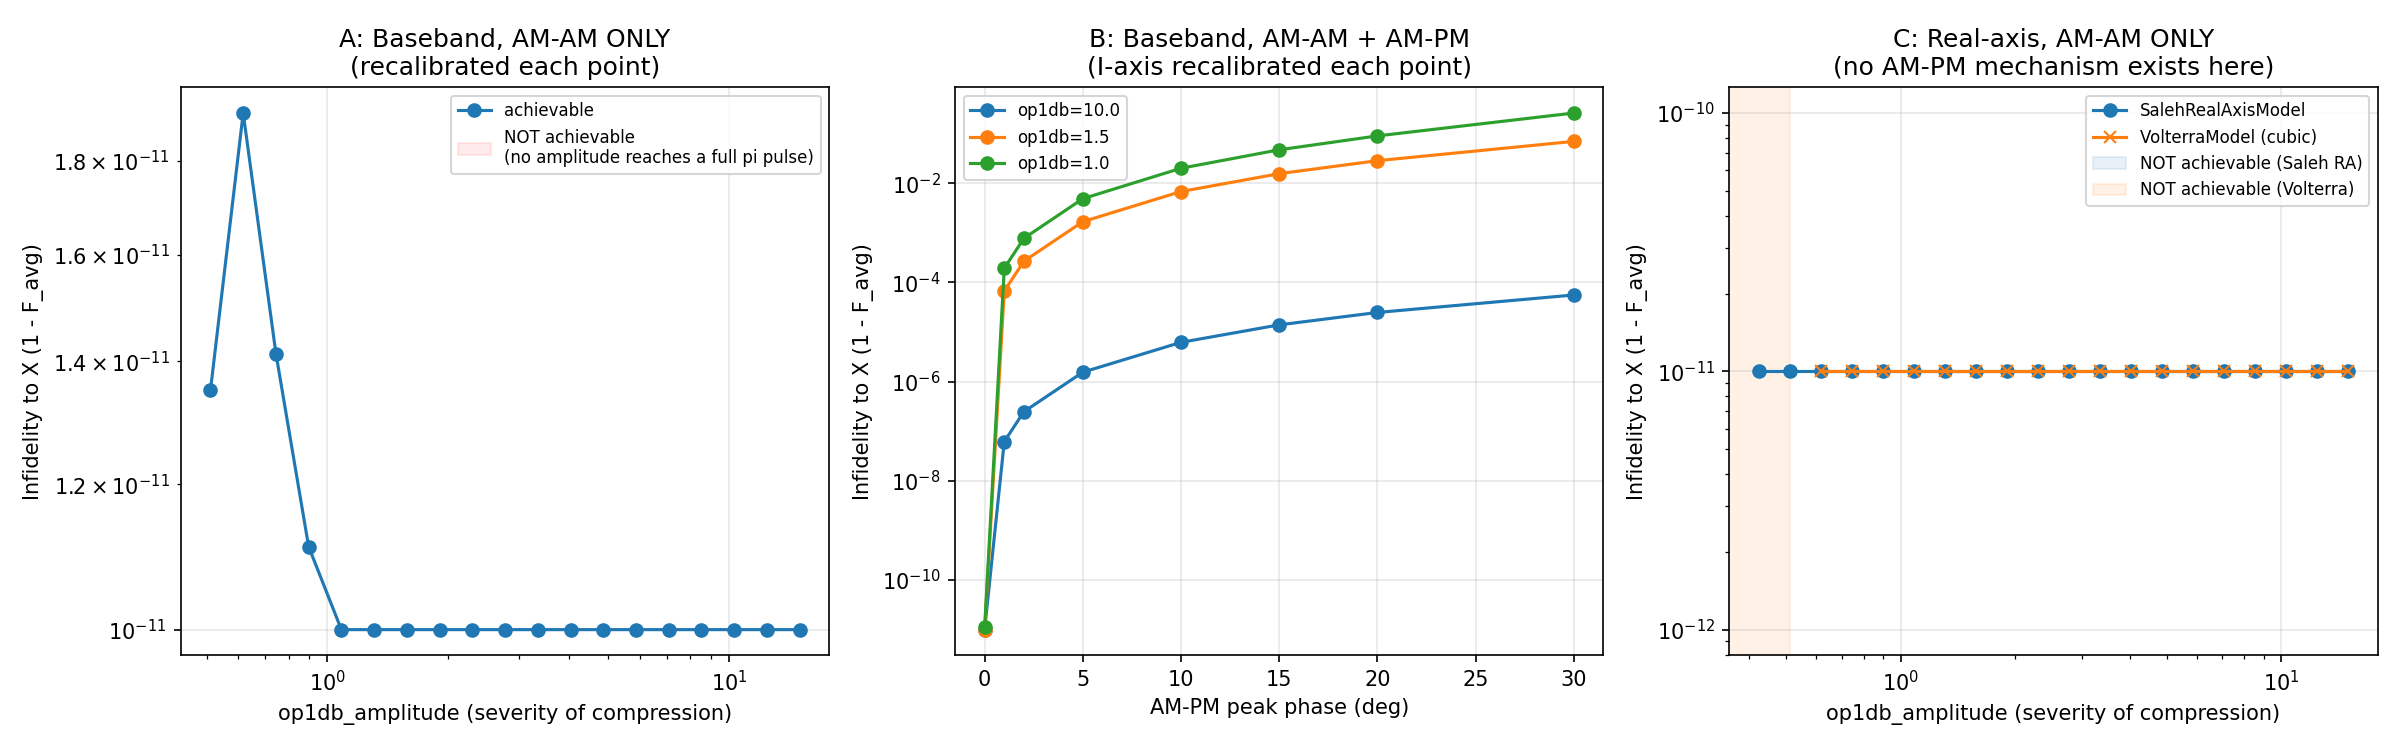

Write Python code to recreate this figure.
"""
examples/nonlinearity_fidelity_demo.py
=======================================
Investigation tool: in what regime does a real amplifier nonlinearity
actually limit two-level qubit gate fidelity? Is it AM-AM (real gain
compression) alone, only AM-PM (phase-vs-amplitude distortion), or only
once you're driving near/beyond the 1dB compression point?

Uses the same SI-QFI -> QuTiP pipeline as examples/rabi_oscillation_demo.py
(tests/test_schematic_basic.si, a plain resonant 2-level qubit), but now
with a REAL nonlinear node (Saleh AM-AM/AM-PM in complex_baseband mode;
Saleh real-axis and Volterra -- both AM-AM only, see nonlinear/saleh.py and
nonlinear/volterra.py module docstrings -- in real_axis mode) at
"DriverOutput", swept across compression depth (op1db_amplitude) and, for
the baseband Saleh case, AM-PM peak phase.

At every sweep point, the drive amplitude is SELF-CALIBRATED through the
actual nonlinearity (see calibrate_and_run() below) to hit exactly a pi
pulse area on the I axis -- i.e. "what fidelity do you get if you correctly
recalibrate your pulse for the amplifier you actually have", not "what
fidelity do you get if you assumed a linear amplifier and didn't
recalibrate". Both are legitimate questions; this script answers the first
one, which isolates whatever DISTORTION (not just miscalibration) the
nonlinearity introduces.

Run: python examples/nonlinearity_fidelity_demo.py
Requires: SignalIntegrity, QuTiP, matplotlib.
"""
from __future__ import annotations

import warnings
from pathlib import Path

import numpy as np
import qutip
from scipy.signal import fftconvolve

from si_qfi.schematic import loader as si_loader
from si_qfi.schematic import transfer_function as si_tf
from si_qfi.simulation import engine
from si_qfi.source.waveform import SourceWaveform, build_gaussian_envelope
from si_qfi.nonlinear.saleh import SalehModel, SalehRealAxisModel
from si_qfi.nonlinear.volterra import VolterraModel
from si_qfi import quantum

SCHEMATIC_PATH = (Path(__file__).parent.parent / "tests" / "test_schematic_basic.si").resolve()

CARRIER_GHZ = 5.0
ETA = 2 * np.pi * 10e6
DURATION_S = 100e-9
SIGMA_S = DURATION_S / 6
# 8 GSa/s, not 2 -- deep AM-AM compression reshapes the pulse into a
# sharper, more flat-topped waveform (compresses the peak much more than
# the low-amplitude edges) that a coarser envelope grid under-resolves for
# QuTiP's cubic-spline/ODE solve. Confirmed directly: at 2 GSa/s, deep
# compression alone (no AM-PM at all) produced a spurious ~1e-6 infidelity
# that is NUMERICAL, not physical -- it shrinks to ~1e-11 (float64 floor)
# at 8 GSa/s and stays there, with no further physics to find. Without
# this, Panel A's "pure AM-AM never limits fidelity" story would show a
# fake bump that looks like real physics but isn't.
FS_ENVELOPE = 8e9
LPF_CUTOFF_HZ = 500e6
NL_LABEL = "DriverOutput"


# ---------------------------------------------------------------------------
# Calibration machinery (see tests/test_quantum_nonlinear.py for the full
# rationale -- theta(scale) is NOT monotonic for a Saleh/Volterra AM-AM
# curve pushed far enough, so this brackets the RISING branch via a coarse
# scan before bisecting, and reports "not achievable" rather than
# converging to a wrong point if the target is out of reach entirely).
# ---------------------------------------------------------------------------

def _source_from_shape(shape: np.ndarray, fs: float, carrier_ghz: float) -> SourceWaveform:
    from SignalIntegrity.Lib.TimeDomain.Waveform.Waveform import Waveform
    from SignalIntegrity.Lib.TimeDomain.Waveform.TimeDescriptor import TimeDescriptor

    n = len(shape)
    envelope = Waveform(TimeDescriptor(0.0, n, fs), list(shape.astype(complex)))
    return SourceWaveform(carrier_freq_ghz=carrier_ghz, envelope=envelope)


def _pre_nl_waveform(schematic, source, mode, mid_label=NL_LABEL):
    raw = si_tf._extract_single_tf(schematic.si_app, schematic.source_label, mid_label, schematic.source_label)
    h = si_tf.compute_impulse_response(raw, mode, fs=source.fs, carrier_hz=source.carrier_freq_hz).h
    if mode == "real_axis":
        fs_native = si_tf.native_sample_rate(raw)
        _, v_initial = source.rf_waveform_at(fs_native)
        fs_out = fs_native
    else:
        v_initial = source.envelope_complex
        fs_out = source.fs
    return np.convolve(v_initial, h, mode="full"), fs_out


def _segment_h(schematic, source, mode, label_in, label_out):
    raw = si_tf._extract_single_tf(schematic.si_app, label_in, label_out, schematic.source_label)
    return si_tf.compute_impulse_response(raw, mode, fs=source.fs, carrier_hz=source.carrier_freq_hz).h


def calibrate_and_run(
    schematic, mode, nl_model_fn, target_theta=np.pi,
    lpf_cutoff_hz=None, scale_lo=1e-4, scale_hi=500.0, n_scan=60, n_bisect=30,
):
    """
    Self-calibrate a Gaussian I-only pulse to hit target_theta radians of
    rotation through nl_model_fn()'s actual nonlinearity, then run the full
    engine.run() pipeline once at that amplitude.

    Returns (result_or_None, achieved: bool, theta_hit_or_max_achievable).
    """
    ref_shape = build_gaussian_envelope(DURATION_S, SIGMA_S, FS_ENVELOPE, amp=1.0)
    source_ref = _source_from_shape(ref_shape, FS_ENVELOPE, CARRIER_GHZ)
    v_pre, fs_pre = _pre_nl_waveform(schematic, source_ref, mode)
    h_post = _segment_h(schematic, source_ref, mode, NL_LABEL, schematic.qubit_probe_label)

    def theta_for_scale(scale):
        nl_model = nl_model_fn()
        if mode == "complex_baseband":
            v_nl = nl_model.apply_baseband(v_pre * scale)
        else:
            v_nl = nl_model.apply_real_axis(v_pre * scale)
        v_post = fftconvolve(v_nl, h_post, mode="full")
        t = np.arange(len(v_post)) / fs_pre
        if mode == "complex_baseband":
            env_i = np.real(v_post)
        else:
            env_i, _ = quantum.demodulate(v_post, t, CARRIER_GHZ * 1e9, lpf_cutoff_hz)
        return float(ETA * np.trapz(env_i, t)), v_post

    with warnings.catch_warnings():
        warnings.simplefilter("ignore", UserWarning)
        scales = np.geomspace(scale_lo, scale_hi, n_scan)
        thetas = np.array([theta_for_scale(s)[0] for s in scales])
        achievable_max = float(np.max(thetas))
        idx = int(np.argmax(thetas >= target_theta))
        if thetas[idx] < target_theta:
            return None, False, achievable_max

        lo, hi = scales[max(idx - 1, 0)], scales[idx]
        for _ in range(n_bisect):
            mid = 0.5 * (lo + hi)
            th, _ = theta_for_scale(mid)
            if th < target_theta:
                lo = mid
            else:
                hi = mid
        scale = 0.5 * (lo + hi)
        theta_hit, v_post_hit = theta_for_scale(scale)

    peak_at_nl = float(np.max(np.abs(v_pre * scale)))

    cal_shape = ref_shape * scale
    source_cal = _source_from_shape(cal_shape, FS_ENVELOPE, CARRIER_GHZ)
    nl_spec = {NL_LABEL: nl_model_fn.spec()}
    with warnings.catch_warnings():
        warnings.simplefilter("ignore", UserWarning)
        result = engine.run(
            schematic, source_cal, nonlinear=nl_spec, noise=None, n_realizations=1, mode=mode,
        )
    return result, True, (theta_hit, peak_at_nl)


class SalehSpec:
    def __init__(self, op1db, enable_am_pm=False, am_pm_peak_deg=0.0):
        self.op1db, self.enable_am_pm, self.am_pm_peak_deg = op1db, enable_am_pm, am_pm_peak_deg

    def __call__(self):
        return SalehModel.from_op1db_oip3(
            op1db_amplitude=self.op1db,
            enable_am_pm=self.enable_am_pm, am_pm_peak_deg=self.am_pm_peak_deg,
        )

    def spec(self):
        d = {"model": "saleh", "op1db_amplitude": self.op1db}
        if self.enable_am_pm:
            d["enable_am_pm"] = True
            d["am_pm_peak_deg"] = self.am_pm_peak_deg
        return d


class SalehRealAxisSpec:
    def __init__(self, op1db):
        self.op1db = op1db

    def __call__(self):
        return SalehRealAxisModel.from_op1db_oip3(op1db_amplitude=self.op1db)

    def spec(self):
        return {"model": "saleh", "op1db_amplitude": self.op1db}


class VolterraSpec:
    def __init__(self, op1db):
        self.op1db = op1db

    def __call__(self):
        return VolterraModel(option="describing", op1db_amplitude=self.op1db, memory_depth=0)

    def spec(self):
        return {"model": "volterra", "option": "describing",
                "op1db_amplitude": self.op1db, "memory_depth": 0}


def fidelity_at(schematic, mode, nl_model_fn, qmodel, lpf_cutoff_hz=None):
    """Returns (infidelity, achieved, peak_dB_above_op1db) for one sweep point."""
    result, achieved, extra = calibrate_and_run(schematic, mode, nl_model_fn, lpf_cutoff_hz=lpf_cutoff_hz)
    if not achieved:
        return None, False, None
    theta_hit, peak_at_nl = extra
    fid = quantum.gate_fidelity(
        result, qmodel, coupling_strength_per_volt=ETA, ideal_gate="X",
        lpf_cutoff_hz=lpf_cutoff_hz,
    )
    depth_db = 20 * np.log10(peak_at_nl / nl_model_fn.op1db)
    return 1.0 - fid.F_avg, True, depth_db


def main():
    schematic = si_loader.load_schematic(SCHEMATIC_PATH)
    qmodel = quantum.QubitModel(H0=0 * qutip.qeye(2), n_levels=2)

    # ------------------------------------------------------------------
    # Panel A: baseband, pure AM-AM (no AM-PM), sweep compression severity
    # (op1db_amplitude) -- prediction: infidelity ~0 wherever achievable,
    # then a hard cliff to "not achievable at all" below some critical
    # op1db (see tests/test_quantum_nonlinear.py's module docstring for
    # the physics reasoning).
    # ------------------------------------------------------------------
    print("Panel A: baseband AM-AM only vs. compression severity...")
    op1db_sweep = np.geomspace(0.2, 15.0, 24)
    infid_A, achieved_A, depth_A = [], [], []
    for op1db in op1db_sweep:
        fn = SalehSpec(op1db, enable_am_pm=False)
        infid, ok, depth = fidelity_at(schematic, "complex_baseband", fn, qmodel)
        infid_A.append(infid); achieved_A.append(ok); depth_A.append(depth)
    infid_A = np.array([v if v is not None else np.nan for v in infid_A])
    achieved_A = np.array(achieved_A)

    # ------------------------------------------------------------------
    # Panel B: baseband, AM-AM + AM-PM, sweep AM-PM peak phase at three
    # fixed (achievable) compression depths -- prediction: infidelity
    # grows smoothly/monotonically with AM-PM depth, worse for deeper
    # compression.
    # ------------------------------------------------------------------
    print("Panel B: baseband AM-PM sweep at three compression depths...")
    am_pm_sweep = np.array([0.0, 1.0, 2.0, 5.0, 10.0, 15.0, 20.0, 30.0])
    op1db_levels = [10.0, 1.5, 1.0]
    infid_B = {}
    for op1db in op1db_levels:
        vals = []
        for peak_deg in am_pm_sweep:
            fn = SalehSpec(op1db, enable_am_pm=(peak_deg > 0), am_pm_peak_deg=float(peak_deg))
            infid, ok, _ = fidelity_at(schematic, "complex_baseband", fn, qmodel)
            vals.append(infid if ok else np.nan)
        infid_B[op1db] = np.array(vals)

    # ------------------------------------------------------------------
    # Panel C: real_axis, AM-AM only (Saleh real-axis vs. Volterra cubic)
    # -- same sweep/prediction as Panel A, different model shapes, no
    # AM-PM mechanism available in real_axis mode at all in this codebase.
    # ------------------------------------------------------------------
    print("Panel C: real_axis AM-AM only (Saleh real-axis vs. Volterra)...")
    infid_C_saleh, achieved_C_saleh = [], []
    infid_C_volt, achieved_C_volt = [], []
    for op1db in op1db_sweep:
        infid_s, ok_s, _ = fidelity_at(schematic, "real_axis", SalehRealAxisSpec(op1db), qmodel, LPF_CUTOFF_HZ)
        infid_C_saleh.append(infid_s); achieved_C_saleh.append(ok_s)
        infid_v, ok_v, _ = fidelity_at(schematic, "real_axis", VolterraSpec(op1db), qmodel, LPF_CUTOFF_HZ)
        infid_C_volt.append(infid_v); achieved_C_volt.append(ok_v)
    infid_C_saleh = np.array([v if v is not None else np.nan for v in infid_C_saleh])
    infid_C_volt = np.array([v if v is not None else np.nan for v in infid_C_volt])
    achieved_C_saleh = np.array(achieved_C_saleh)
    achieved_C_volt = np.array(achieved_C_volt)

    # ------------------------------------------------------------------
    # Report + plot
    # ------------------------------------------------------------------
    floor = 1e-11
    print()
    print("=== Summary ===")
    print(f"Panel A (baseband AM-AM only): achievable for op1db >= "
          f"{op1db_sweep[achieved_A][0]:.3f} "
          f"(critical op1db between {op1db_sweep[~achieved_A][-1] if (~achieved_A).any() else float('nan'):.3f} "
          f"and {op1db_sweep[achieved_A][0]:.3f}); "
          f"max infidelity where achievable: {np.nanmax(infid_A):.2e}")
    print(f"Panel B (AM-PM, op1db=1.5): infidelity {infid_B[1.5][0]:.2e} at 0deg -> "
          f"{infid_B[1.5][-1]:.2e} at {am_pm_sweep[-1]:.0f}deg")
    print(f"Panel C (real_axis AM-AM only): Saleh achievable from op1db>="
          f"{op1db_sweep[achieved_C_saleh][0]:.3f}, Volterra achievable from op1db>="
          f"{op1db_sweep[achieved_C_volt][0]:.3f}")

    import matplotlib
    matplotlib.use("Agg")
    import matplotlib.pyplot as plt

    fig, (axA, axB, axC) = plt.subplots(1, 3, figsize=(16, 5))

    axA.semilogx(op1db_sweep[achieved_A], np.maximum(infid_A[achieved_A], floor), "o-", color="C0", label="achievable")
    if (~achieved_A).any():
        axA.axvspan(op1db_sweep.min(), op1db_sweep[~achieved_A].max(), color="red", alpha=0.08,
                    label="NOT achievable\n(no amplitude reaches a full pi pulse)")
    axA.set_yscale("log")
    axA.set_xlabel("op1db_amplitude (severity of compression)")
    axA.set_ylabel("Infidelity to X (1 - F_avg)")
    axA.set_title("A: Baseband, AM-AM ONLY\n(recalibrated each point)")
    axA.legend(fontsize=8)
    axA.grid(alpha=0.3)

    for op1db in op1db_levels:
        axB.semilogy(am_pm_sweep, np.maximum(infid_B[op1db], floor), "o-", label=f"op1db={op1db}")
    axB.set_xlabel("AM-PM peak phase (deg)")
    axB.set_ylabel("Infidelity to X (1 - F_avg)")
    axB.set_title("B: Baseband, AM-AM + AM-PM\n(I-axis recalibrated each point)")
    axB.legend(fontsize=8)
    axB.grid(alpha=0.3)

    axC.semilogx(op1db_sweep[achieved_C_saleh], np.maximum(infid_C_saleh[achieved_C_saleh], floor),
                 "o-", label="SalehRealAxisModel")
    axC.semilogx(op1db_sweep[achieved_C_volt], np.maximum(infid_C_volt[achieved_C_volt], floor),
                 "x-", label="VolterraModel (cubic)")
    if (~achieved_C_saleh).any():
        axC.axvspan(op1db_sweep.min(), op1db_sweep[~achieved_C_saleh].max(), color="C0", alpha=0.10,
                    label="NOT achievable (Saleh RA)")
    if (~achieved_C_volt).any():
        axC.axvspan(op1db_sweep.min(), op1db_sweep[~achieved_C_volt].max(), color="C1", alpha=0.10,
                    label="NOT achievable (Volterra)")
    axC.set_yscale("log")
    axC.set_xlabel("op1db_amplitude (severity of compression)")
    axC.set_ylabel("Infidelity to X (1 - F_avg)")
    axC.set_title("C: Real-axis, AM-AM ONLY\n(no AM-PM mechanism exists here)")
    axC.legend(fontsize=8)
    axC.grid(alpha=0.3)

    plt.tight_layout()
    out_path = Path(__file__).parent / "nonlinearity_fidelity_demo.png"
    plt.savefig(out_path, dpi=150)
    print(f"\nSaved plot to {out_path}")


if __name__ == "__main__":
    main()
